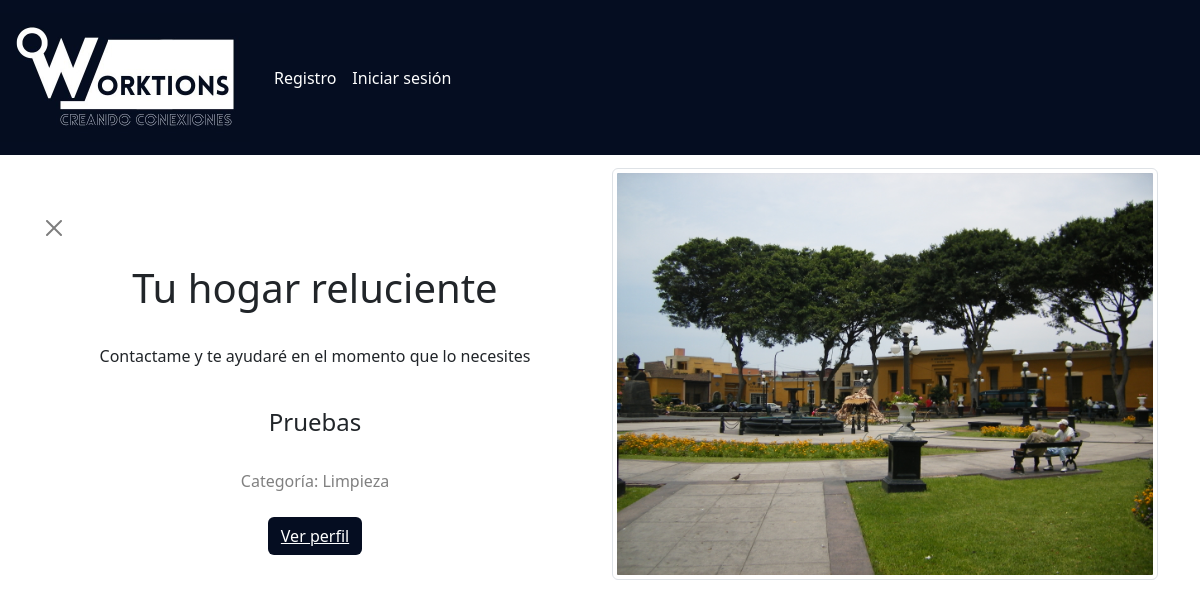
The page /service/1/ on the database its author committed.
### Modules/Services/models.py (models this page shows, shortened)
class Service(models.Model):
    id = models.BigAutoField(primary_key=True)
    title= models.CharField(max_length= 50, default='')
    user = models.ForeignKey(User,to_field='id', null= False, blank=False, on_delete=models.CASCADE)
    category = models.CharField(max_length=100, default='', null= False, blank=False)
    description = models.CharField(max_length = 250, default='')
    images = models.ImageField(upload_to="media/services/images", null=True)

class User(AbstractBaseUser):
    username = models.CharField('Nombre de usuario',unique = True, max_length=100)
    email = models.EmailField('Correo Electrónico', max_length=254,unique = True)
    name = models.CharField('Nombres', max_length=200, null=True)
    id = models.CharField(max_length=15, primary_key=True)
    date_of_birth = models.DateField(null=True)
    address = models.CharField(max_length = 50, null=True)
    city = models.CharField(max_length =20, null=True)
    barrio = models.CharField(choices=BARRIOS_MED, default="------", max_length=200)
    phone = models.CharField(max_length =15, null=True)
    gender = models.CharField(max_length=15, null=True)
    usuario_activo = models.BooleanField(default = True)
    usuario_administrador = models.BooleanField(default = False)
    objects = UserManager()
    USERNAME_FIELD = 'username'
    REQUIRED_FIELDS = ['name','email', 'id', 'city']
    def __str__(self) -> str:
        return f'{self.name}'

### Modules/Services/views.py (the view, shortened to what this page needs)
# urls.py: path('service/<int:pk>/', servicesViews.serviceDetail.as_view(), name='service_detail'),
class serviceDetail(generic.DetailView):
    model = Service
    template_name = 'service_detail.html'

### Modules/Services/templates/service_detail.html (shortened to what this page needs)
{% extends 'base.html' %}
{% block content %}
<br>
<br>
<br>
<br>
<br>
<br>
<br>
<body>
    <div class="container text-center">
        <div class="row">
          <div class="col">
            <br>
            <br>
            <button type="button" class="btn-close" aria-label="Close" style="align-items: start; display: flex;" onclick="window.history.back()"></button>
            <br>
            <h1>{{service.title}}</h1>
            <br>
            <p>{{service.description}}</p>
            <br>
            <h4>{{service.user}}</h4>
            <br>
            <h7 style="color: grey";>Categoría: {{service.category}}</h7>
            <br>
            <br>
            <button  type="button" class="btn" style="background-color: #050d21;"><a href="{% url 'user-detail' service.user.id %}" style=" color: white;"">Ver perfil</a></button>
        </div>
        <div class="col">
            <div style="">
                <img  class="img-thumbnail"  src="{{service.images.url}}" />
            </div>
        </div>
    </div>
</body>
{% endblock %}

### rows shown on the page
Service: title "Tu hogar reluciente", description "Contactame y te ayudaré en el momento que lo necesites", user "Pruebas", category "Limpieza", images (picture)
